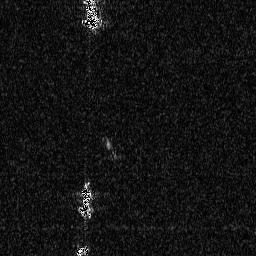
#> input picture data/test/images_test/10010.png, 256 x 256 px; its folder holds only this picture in this run
$ python -i DSEP_transformation.py   (imports and definitions only)
#> lines starting #> are read from the running program, lines starting #| are printed output that depends on the picture; after the words box and inside, x2 and y2 are one past the last pixel; in counts of white or black regions, pixels touching at a corner belong together
#> further down, picture is the input picture: shape (256, 256, 3); min 0, max 255, mean 19.4
#!/usr/bin/env python3
# -*- coding: utf-8 -*-
"""
Created on Sun Oct 16 17:00:44 2022

@author: joaomoura
"""


import random
import numpy as np
import os
from os.path import dirname, abspath
import cv2
import glob
from skimage.measure import label
from skimage.measure import regionprops
from scipy import ndimage
from PIL import Image, ImageEnhance


# [11 lines left out: function get_number_boat, not called in this run]


def pre_process(image): # fill image and remove small objects

    image = ndimage.binary_fill_holes(image)
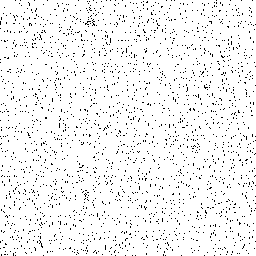
#> image: shape (256, 256, 3) bool; 95.3% white; black in thin lines or dots

    labels = label(image)
#> labels: shape (256, 256, 3) int32; values 0 (black) and 1 (white), 95.3% white; black in thin lines or dots
    props = regionprops(labels)
#> props = 1 regions
    for prop in props:
        if(prop.area < 30):

            L = np.isin(labels,prop.label, invert = True)
            labels = L*labels
#> this loop made 1 pass

    labels[labels > 0] = 1
    image = labels
    return image


# [76 lines left out: functions compute_saliency, clean_image, cover_non_black, save_mask, not called in this run]


def save_image(image, f):
    image = Image.fromarray(np.uint8(image),'L')
    image.save('data/train/UDSEP/DSEP_results/images/'+f, "JPEG", vmin = 0, vmax = 255)


# [15 lines left out: functions random_noise, adjust_gamma, not called in this run]


# --------- main --------

files = glob.glob('data/train/UDSEP/DSEP_results/images/*')
# [2 lines not run here, left out]
files = glob.glob('data/train/UDSEP/DSEP_results/segmentation/*')
# [2 lines not run here, left out]

patch_save = []
X_total =[]

parent_dir = dirname(dirname(abspath(os.getcwd())))
path = 'data/train/UDSEP/images'
path_cycle = 'data/train/UDSEP/segmentation_from_cycle'

# [1 line that did not run here, left out]

ii = 0
# [265 lines not run here, left out]


>>> import cv2
>>> picture = cv2.imread('../../data/test/images_test/10010.png')
>>> result = pre_process(picture)

$ run again, on data/test/images_test/10811.png
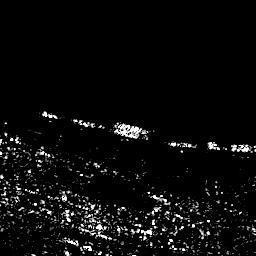
#> input picture data/test/images_test/10811.png, 256 x 256 px
#> picture is the input picture: shape (256, 256, 3); min 0, max 255, mean 12.9
#> image: shape (256, 256, 3) bool; 31.6% white in thin lines or dots, all inside (x1, y1, x2, y2) = (0, 104, 256, 256)
#> in pre_process, `labels = label(image)`:
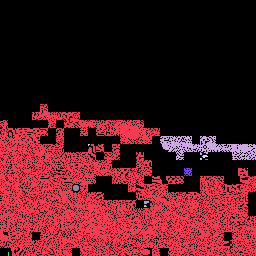
#> labels: shape (256, 256, 3) int32; 13 distinct labels, from 0 to 12; one colour per label, 0 black
#> props = 12 regions
#> the loop in pre_process, `for prop in props:` made 12 passes
#> in pre_process, `labels[labels > 0] = 1`:
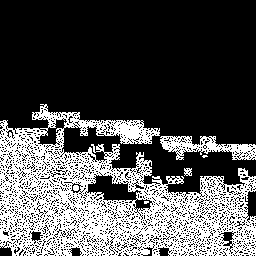
#> labels: shape (256, 256, 3) int32; values 0 (black) and 1 (white), 31.5% white in thin lines or dots, all inside (x1, y1, x2, y2) = (0, 104, 256, 256)

$ run again, on data/test/images_test/11069.png
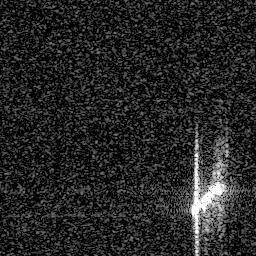
#> input picture data/test/images_test/11069.png, 256 x 256 px
#> picture is the input picture: shape (256, 256, 3); min 0, max 255, mean 38.6
#> in pre_process, `image = ndimage.binary_fill_holes(image)`:
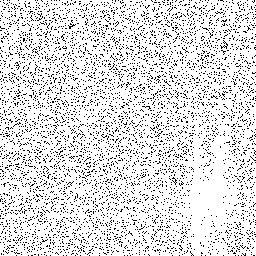
#> image: shape (256, 256, 3) bool; 87% white; black in thin lines or dots
#> labels: shape (256, 256, 3) int32; values 0 (black) and 1 (white), 87% white; black in thin lines or dots
#> props = 1 regions
#> the loop in pre_process, `for prop in props:` made 1 pass
